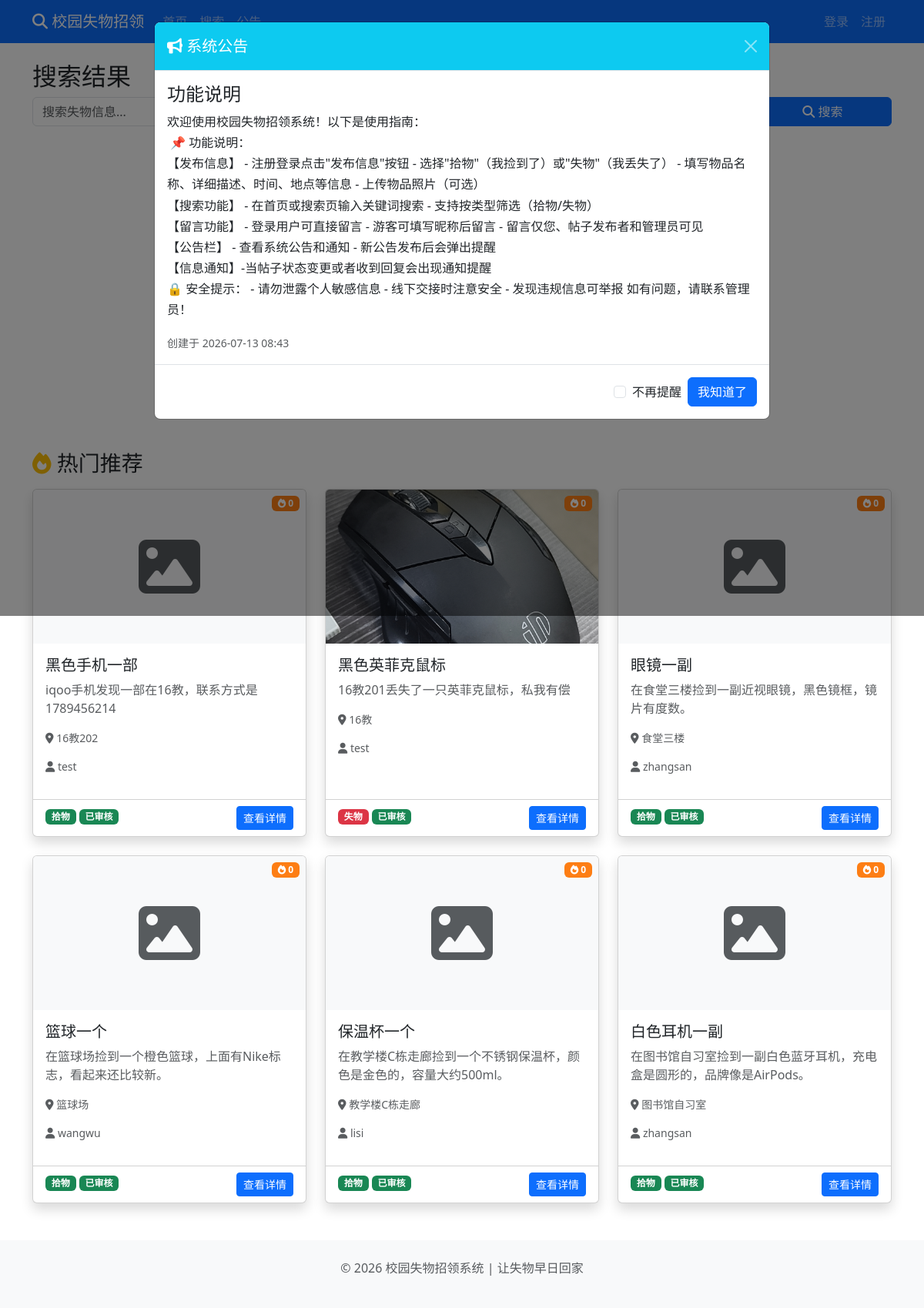
Screenshot of /search with the database file from the repository.
### models.py (models this page shows, shortened)
class Post(db.Model):
    id = db.Column(db.Integer, primary_key=True)
    title = db.Column(db.String(100), nullable=False)
    description = db.Column(db.Text, nullable=False)
    pickup_time = db.Column(db.String(50), nullable=False)
    location = db.Column(db.String(100), nullable=False)
    place_location = db.Column(db.String(100), nullable=False)
    image = db.Column(db.String(200))
    author_id = db.Column(db.Integer, db.ForeignKey('user.id', ondelete='CASCADE'), nullable=False)
    post_type = db.Column(db.String(10), default='found')
    status = db.Column(db.String(20), default='pending')
    created_at = db.Column(db.DateTime, default=datetime.now)
    view_count = db.Column(db.Integer, default=0)
    author = db.relationship('User', backref=db.backref('posts', lazy=True))

class User(UserMixin, db.Model):
    id = db.Column(db.Integer, primary_key=True)
    username = db.Column(db.String(80), unique=True, nullable=False)
    password_hash = db.Column(db.String(120), nullable=False)
    role = db.Column(db.String(20), default='user')
    created_at = db.Column(db.DateTime, default=datetime.now)

### routes/main.py (the view)
@main_bp.route('/search')
def search():
    keyword = request.args.get('keyword', '')
    post_type = request.args.get('post_type', 'all')
    time_range = request.args.get('time', 'all')
    valid_ranges = ['all', '7d', '30d', '90d']
    if time_range not in valid_ranges:
        time_range = 'all'
    cutoff = None
    if time_range == '7d':
        cutoff = datetime.now() - timedelta(days=7)
    elif time_range == '30d':
        cutoff = datetime.now() - timedelta(days=30)
    elif time_range == '90d':
        cutoff = datetime.now() - timedelta(days=90)
    posts = []
    if keyword:
        posts = search_with_similarity(keyword, top_n=20)
        if post_type != 'all':
            posts = [p for p in posts if p.post_type == post_type]
        if cutoff is not None:
            posts = [p for p in posts if p.created_at >= cutoff]
    else:
        if post_type != 'all' or cutoff is not None:
            query = Post.query.filter_by(status='approved')
            if post_type != 'all':
                query = query.filter_by(post_type=post_type)
            if cutoff is not None:
                query = query.filter(Post.created_at >= cutoff)
            posts = query.order_by(Post.created_at.desc()).all()
    suggestions = ['学生证', '钥匙', '耳机', '校园卡', '钱包']
    hot_posts = Post.query.filter_by(status='approved').order_by(Post.created_at.desc()).limit(6).all()
    type_filter = post_type
    return render_template('search.html', posts=posts, keyword=keyword, post_type=post_type,
                           time_range=time_range, suggestions=suggestions, hot_posts=hot_posts,
                           type_filter=type_filter)

### templates/search.html (shortened to what this page needs)
{% extends "base.html" %}
{% block content %}
<h2>搜索结果</h2>
<div class="mb-4">
    <form class="row g-2" id="searchForm" action="{{ url_for('main.search') }}" method="GET">
        <div class="col-md-6">
        </div>
        <div class="col-md-2">
            <label for="postTypeSelect" class="form-label">类型</label>
        </div>
        <div class="col-md-2">
            <label for="timeRangeSelect" class="form-label">时间范围</label>
        </div>
        <div class="col-md-2">
            <button class="btn btn-primary w-100" type="submit">
                <i class="fas fa-search"></i> 搜索
            </button>
        </div>
    </form>
</div>
{% set type_text = {'all': '全部', 'found': '拾物', 'lost': '失物'} %}
{% set time_text = {'all': '全部时间', '7d': '近7天', '30d': '近30天', '90d': '近90天'} %}
{% if not keyword and posts|length == 0 %}
<div class="text-center py-5 mb-4">
    <h4 class="text-muted mb-4">试试搜索丢失的物品名称</h4>
    <div class="d-flex justify-content-center gap-3 mb-5">
        <a href="{{ url_for('post.publish') }}" class="btn btn-lg btn-outline-primary">
        </a>
        <a href="{{ url_for('main.index', sort='hot') }}" class="btn btn-lg btn-outline-warning">
        </a>
    </div>
</div>
{% if hot_posts %}
<h3 class="mb-3"><i class="fas fa-fire text-warning"></i> 热门推荐</h3>
<div class="row row-cols-1 row-cols-md-2 row-cols-lg-3 g-4 mb-5">
    {% for post in hot_posts %}
    <div class="col">
        <div class="card h-100 shadow">
            <span class="badge bg-orange text-white view-badge"><i class="fas fa-fire"></i> {{ post.view_count or 0 }}</span>
            {% if post.image %}
            <img src="{{ url_for('static', filename='images/' + post.image) }}" class="card-img-top" alt="物品图片" style="height: 200px; object-fit: cover;">
            {% else %}
            <div class="card-img-top bg-light d-flex align-items-center justify-content-center" style="height: 200px;">
                <i class="fas fa-image fa-5x text-muted"></i>
            </div>
            {% endif %}
            <div class="card-body">
                <h5 class="card-title">{{ post.title }}</h5>
                <p class="card-text text-muted">{{ post.description[:50] }}{% if post.description|length > 50 %}...{% endif %}</p>
                <div class="small text-muted">
                    <p><i class="fas fa-map-marker-alt"></i> {{ post.location }}</p>
                    <p><i class="fas fa-user"></i> {{ post.author.username }}</p>
                </div>
            </div>
            <div class="card-footer bg-transparent">
                <span class="badge bg-{{ 'success' if post.post_type == 'found' else 'danger' }}">
                    {{ '拾物' if post.post_type == 'found' else '失物' }}
                </span>
                <span class="badge bg-{{ 'success' if post.status == 'approved' else 'warning' }}">
                    {{ '已审核' if post.status == 'approved' else '待审核' }}
                </span>
                <a href="{{ url_for('post.post_detail', post_id=post.id) }}" class="btn btn-primary float-end btn-sm">
                    查看详情
                </a>
            </div>
        </div>
    </div>
    {% endfor %}
</div>
{% endif %}
{% endif %}
{% endblock %}

### templates/base.html (shortened to what this page needs)
<!DOCTYPE html>
<html lang="zh-CN">
<head>
    <link href="https://cdn.jsdelivr.net/npm/bootstrap@5.3.0/dist/css/bootstrap.min.css" rel="stylesheet">
    <link href="https://cdnjs.cloudflare.com/ajax/libs/font-awesome/6.4.0/css/all.min.css" rel="stylesheet">
    <link rel="stylesheet" href="{{ url_for('static', filename='css/style.css') }}">
</head>
<body>
    <nav class="navbar navbar-expand-lg navbar-dark bg-primary">
        <div class="container">
            <a class="navbar-brand" href="{{ url_for('main.index') }}">
                <i class="fas fa-search"></i> 校园失物招领
            </a>
            <div class="collapse navbar-collapse" id="navbarNav">
                <ul class="navbar-nav me-auto">
                    <li class="nav-item">
                        <a class="nav-link {% if request.path == '/' %}active{% endif %}" href="{{ url_for('main.index') }}">首页</a>
                    </li>
                    <li class="nav-item">
                        <a class="nav-link" href="{{ url_for('main.search') }}">搜索</a>
                    </li>
                    <li class="nav-item">
                        <a class="nav-link" href="{{ url_for('notice.notices_page') }}">公告</a>
                    </li>
                </ul>
                <ul class="navbar-nav ms-auto">
                    {% if current_user.is_authenticated %}
                    <li class="nav-item me-2">
                        <a class="nav-link position-relative" href="{{ url_for('notification.notifications_page') }}" id="notificationBell">
                            <i class="fas fa-bell"></i>
                            <span class="position-absolute top-0 start-100 translate-middle badge rounded-pill bg-danger" id="notificationBadge" style="display: none;">
                                0
                            </span>
                        </a>
                    </li>
                    <li class="nav-item dropdown">
                        <a class="nav-link dropdown-toggle" href="#" role="button" data-bs-toggle="dropdown">
                            <i class="fas fa-user"></i> {{ current_user.username }}
                        </a>
                        <ul class="dropdown-menu">
                            {% if current_user.role == 'admin' %}
                            <li><a class="dropdown-item" href="{{ url_for('admin.admin_dashboard') }}">管理后台</a></li>
                            {% endif %}
                            <li><a class="dropdown-item" href="{{ url_for('post.my_posts') }}">我的发布</a></li>
                            <li><a class="dropdown-item" href="{{ url_for('comment.my_comments_page') }}"><i class="fas fa-comments me-2"></i>我的留言</a></li>
                            <li><a class="dropdown-item" href="{{ url_for('subscription.subscription_list') }}"><i class="fas fa-bell me-2"></i>关键词订阅</a></li>
                            <li><hr class="dropdown-divider"></li>
                            <li><a class="dropdown-item" href="{{ url_for('auth.logout') }}">退出登录</a></li>
                        </ul>
                    </li>
                    {% else %}
                    <li class="nav-item">
                        <a class="nav-link" href="{{ url_for('auth.login') }}">登录</a>
                    </li>
                    <li class="nav-item">
                        <a class="nav-link" href="{{ url_for('auth.register') }}">注册</a>
                    </li>
                    {% endif %}
                </ul>
            </div>
        </div>
    </nav>
    <main class="container mt-4">
        {% block content %}{% endblock %}
    </main>
    <footer class="bg-light py-4 mt-8">
        <div class="container text-center text-muted">
            <p>&copy; 2026 校园失物招领系统 | 让失物早日回家</p>
        </div>
    </footer>
    <div class="modal fade" id="noticeModal" tabindex="-1" aria-labelledby="noticeModalLabel" aria-hidden="true">
        <div class="modal-dialog modal-lg">
            <div class="modal-content">
                <div class="modal-header bg-info text-white">
                    <h5 class="modal-title" id="noticeModalLabel"><i class="fas fa-bullhorn"></i> 系统公告</h5>
                    <button type="button" class="btn-close btn-close-white" data-bs-dismiss="modal" aria-label="Close"></button>
                </div>
                <div class="modal-body">
                    <div id="noticeContent"></div>
                </div>
                <div class="modal-footer">
                    <div class="form-check">
                        <input class="form-check-input" type="checkbox" id="dontShowAgain">
                        <label class="form-check-label" for="dontShowAgain">不再提醒</label>
                    </div>
                    <button type="button" class="btn btn-primary" data-bs-dismiss="modal">我知道了</button>
                </div>
            </div>
        </div>
    </div>
</body>
</html>

### static/css/style.css (style rules this page uses)
body { min-height: 100vh; display: flex; flex-direction: column; }
main { flex: 1; }
.card { transition: transform 0.3s ease, box-shadow 0.3s ease; }
.card-img-top { object-fit: cover; transition: transform 0.3s ease; }
.btn { transition: opacity 0.2s; }
.view-badge { position: absolute; top: 8px; right: 8px; z-index: 2; }
.bg-orange { background-color: #fd7e14 !important; }
.card { position: relative; }

### rows the page displays
Post: view_count "0", title "黑色手机一部", description "iqoo手机发现一部在16教，联系方式是1789456214", location "16教202", author.username "test", post_type "拾物", status "已审核"
Post: view_count "0", image (picture), title "黑色英菲克鼠标", description "16教201丢失了一只英菲克鼠标，私我有偿", location "16教", author.username "test", post_type "失物", status "已审核"
Post: view_count "0", title "眼镜一副", description "在食堂三楼捡到一副近视眼镜，黑色镜框，镜片有度数。", location "食堂三楼", author.username "zhangsan", post_type "拾物", status "已审核"
Post: view_count "0", title "篮球一个", description "在篮球场捡到一个橙色篮球，上面有Nike标志，看起来还比较新。", location "篮球场", author.username "wangwu", post_type "拾物", status "已审核"
Post: view_count "0", title "保温杯一个", description "在教学楼C栋走廊捡到一个不锈钢保温杯，颜色是金色的，容量大约500ml。", location "教学楼C栋走廊", author.username "lisi", post_type "拾物", status "已审核"
Post: view_count "0", title "白色耳机一副", description "在图书馆自习室捡到一副白色蓝牙耳机，充电盒是圆形的，品牌像是AirPods。", location "图书馆自习室", author.username "zhangsan", post_type "拾物", status "已审核"
